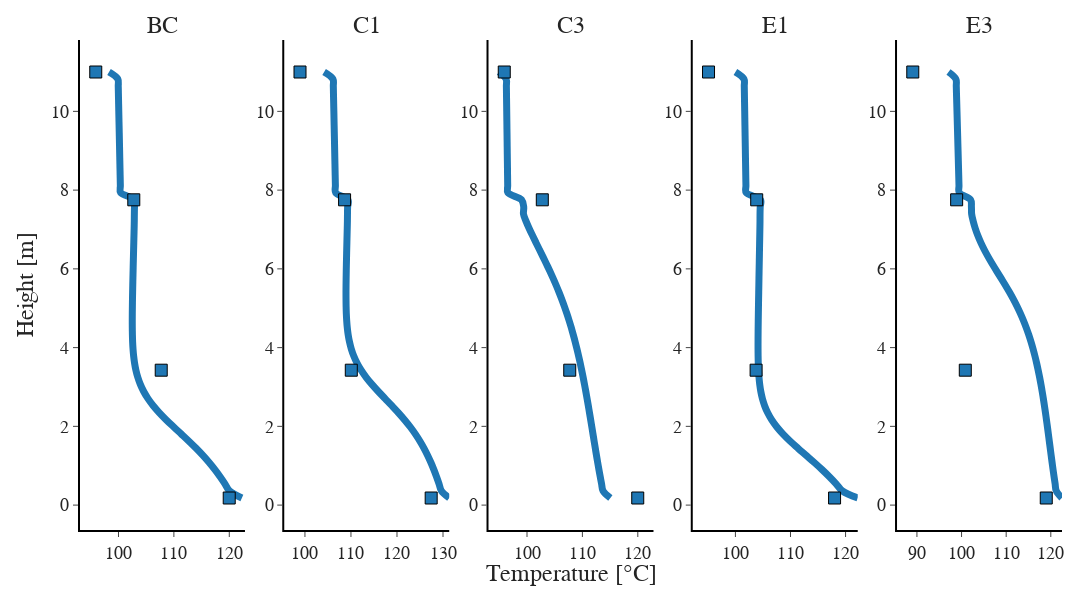

Notebook source saved alongside this figure:
### Code cell
import plotly
from plotly.subplots import make_subplots
import plotly.graph_objects as go

cols = plotly.colors.DEFAULT_PLOTLY_COLORS

def make_sub(height, aspen, case, row, col):
    fig.add_trace(
    go.Scatter(y=height, x=aspen, line_shape='spline', 
               line=dict(width=7, color=cols[0])),
    row=row, col=col
    )

    fig.add_trace(
        go.Scatter(y=height[indices], x=case, mode='markers', 
                   marker=dict(size=12, 
                               symbol='square', 
                               color=cols[0], 
                               line=dict(color='Black', width=1)
                               )
                   ),
        row=row, col=col
    )

fig = make_subplots(rows=1, cols=5,
                    x_title='Temperature [°C]',
                    y_title='Height [m]',
                    subplot_titles=('BC',  'C1', 'C3', 'E1', 'E3'),
                    )

make_sub(height, aspen1, case1, 1, 1)
make_sub(height, aspen2, case2, 1, 2)
make_sub(height, aspen3, case3, 1, 3)
make_sub(height, aspen4, case4, 1, 4)
make_sub(height, aspen5, case5, 1, 5)

for i in range(1, 6):
    for j in range(1, 6):
        x_axis_name = f'xaxis{i}' if i == 1 else f'xaxis{i*j}'
        y_axis_name = f'yaxis{i}' if i == 1 else f'yaxis{i*j}'
        fig.update_layout(
            **{x_axis_name: dict(
                linewidth=2,  # Set the width of the axis line
                linecolor="Black",  # Set the color of the axis line
            )},
            **{y_axis_name: dict(
                linewidth=2,  # Set the width of the axis line
                linecolor="Black",  # Set the color of the axis line
            )}
        )

fig.update_annotations(font_size=24)
fig.update_layout(height=600, width=1200, 
                  showlegend=False, template="simple_white",
                  font=dict(family="Helvetica", size=18),
                  margin=dict(b=70, t=40, r=30))

fig.show()
fig.write_image("../figs/TempHeight.pdf", width=1200, height=600, scale=2)

### Figure 1 — Plotly figure (JSON) as saved in the notebook; plotly's stock layout.template omitted (floating-point values rounded to 4 significant figures)
{"data": [{"line": {"color": "rgb(31, 119, 180)", "shape": "spline", "width": 7}, "type": "scatter", "x": [98.29, 99.89, 99.95, 99.98, 100.0, 100.0, 100.1, 100.1, 100.1, 100.1, 100.2, 100.2, 100.2, 100.3, 100.3, 100.3, 100.3, 100.4, 103.0, 102.9, 102.9, 102.8, 102.8, 102.8, 102.8, 102.7, 102.7, 102.7, 102.6, 102.6, 102.6, 102.5, 102.5, 102.5, 102.5, 102.5, 102.5, 102.5, 102.6, 102.6, 102.7, 102.9, 103.1, 103.5, 103.9, 104.6, 105.3, 106.3, 107.4, 108.6, 110.0, 111.4, 112.7, 114.0, 115.2, 116.4, 117.4, 118.3, 119.2, 120.0, 122.3], "xaxis": "x", "y": [11, 10.82, 10.64, 10.46, 10.28, 10.1, 9.918, 9.738, 9.557, 9.377, 9.197, 9.016, 8.836, 8.656, 8.475, 8.295, 8.115, 7.934, 7.754, 7.574, 7.393, 7.213, 7.033, 6.852, 6.672, 6.492, 6.311, 6.131, 5.951, 5.77, 5.59, 5.41, 5.23, 5.049, 4.869, 4.689, 4.508, 4.328, 4.148, 3.967, 3.787, 3.607, 3.426, 3.246, 3.066, 2.885, 2.705, 2.525, 2.344, 2.164, 1.984, 1.803, 1.623, 1.443, 1.262, 1.082, 0.9016, 0.7213, 0.541, 0.3607, 0.1803], "yaxis": "y"}, {"marker": {"color": "rgb(31, 119, 180)", "line": {"color": "Black", "width": 1}, "size": 12, "symbol": "square"}, "mode": "markers", "type": "scatter", "x": [95.89, 102.8, 107.7, 120.0], "xaxis": "x", "y": [11, 7.754, 3.426, 0.1803], "yaxis": "y"}, {"line": {"color": "rgb(31, 119, 180)", "shape": "spline", "width": 7}, "type": "scatter", "x": [104.2, 106.1, 106.2, 106.2, 106.2, 106.3, 106.3, 106.3, 106.4, 106.4, 106.4, 106.5, 106.5, 106.5, 106.6, 106.6, 106.6, 106.7, 109.4, 109.3, 109.2, 109.2, 109.2, 109.2, 109.1, 109.1, 109.0, 109.0, 109.0, 109.0, 108.9, 108.9, 108.9, 108.9, 109.0, 109.1, 109.2, 109.4, 109.7, 110.1, 110.6, 111.3, 112.2, 113.3, 114.6, 115.9, 117.4, 118.9, 120.3, 121.7, 122.9, 124.0, 125.0, 125.9, 126.7, 127.4, 128.0, 128.6, 129.1, 129.7, 131.4], "xaxis": "x2", "y": [11, 10.82, 10.64, 10.46, 10.28, 10.1, 9.918, 9.738, 9.557, 9.377, 9.197, 9.016, 8.836, 8.656, 8.475, 8.295, 8.115, 7.934, 7.754, 7.574, 7.393, 7.213, 7.033, 6.852, 6.672, 6.492, 6.311, 6.131, 5.951, 5.77, 5.59, 5.41, 5.23, 5.049, 4.869, 4.689, 4.508, 4.328, 4.148, 3.967, 3.787, 3.607, 3.426, 3.246, 3.066, 2.885, 2.705, 2.525, 2.344, 2.164, 1.984, 1.803, 1.623, 1.443, 1.262, 1.082, 0.9016, 0.7213, 0.541, 0.3607, 0.1803], "yaxis": "y2"}, {"marker": {"color": "rgb(31, 119, 180)", "line": {"color": "Black", "width": 1}, "size": 12, "symbol": "square"}, "mode": "markers", "type": "scatter", "x": [98.93, 108.6, 110.1, 127.4], "xaxis": "x2", "y": [11, 7.754, 3.426, 0.1803], "yaxis": "y2"}, {"line": {"color": "rgb(31, 119, 180)", "shape": "spline", "width": 7}, "type": "scatter", "x": [94.93, 96.23, 96.28, 96.3, 96.31, 96.33, 96.35, 96.36, 96.38, 96.4, 96.41, 96.43, 96.45, 96.46, 96.48, 96.5, 96.52, 96.55, 99.01, 99.41, 99.36, 99.81, 100.4, 101.0, 101.6, 102.2, 102.9, 103.5, 104.1, 104.7, 105.2, 105.8, 106.3, 106.7, 107.2, 107.6, 108.0, 108.3, 108.7, 109.0, 109.3, 109.6, 109.9, 110.1, 110.4, 110.6, 110.8, 111.1, 111.3, 111.5, 111.7, 111.9, 112.1, 112.3, 112.5, 112.8, 113.0, 113.2, 113.5, 113.7, 115.0], "xaxis": "x3", "y": [11, 10.82, 10.64, 10.46, 10.28, 10.1, 9.918, 9.738, 9.557, 9.377, 9.197, 9.016, 8.836, 8.656, 8.475, 8.295, 8.115, 7.934, 7.754, 7.574, 7.393, 7.213, 7.033, 6.852, 6.672, 6.492, 6.311, 6.131, 5.951, 5.77, 5.59, 5.41, 5.23, 5.049, 4.869, 4.689, 4.508, 4.328, 4.148, 3.967, 3.787, 3.607, 3.426, 3.246, 3.066, 2.885, 2.705, 2.525, 2.344, 2.164, 1.984, 1.803, 1.623, 1.443, 1.262, 1.082, 0.9016, 0.7213, 0.541, 0.3607, 0.1803], "yaxis": "y3"}, {"marker": {"color": "rgb(31, 119, 180)", "line": {"color": "Black", "width": 1}, "size": 12, "symbol": "square"}, "mode": "markers", "type": "scatter", "x": [95.89, 102.8, 107.7, 120.0], "xaxis": "x3", "y": [11, 7.754, 3.426, 0.1803], "yaxis": "y3"}, {"line": {"color": "rgb(31, 119, 180)", "shape": "spline", "width": 7}, "type": "scatter", "x": [100.0, 101.5, 101.6, 101.6, 101.7, 101.7, 101.7, 101.7, 101.7, 101.8, 101.8, 101.8, 101.8, 101.8, 101.9, 101.9, 101.9, 102.0, 104.6, 104.5, 104.5, 104.5, 104.4, 104.4, 104.4, 104.4, 104.3, 104.3, 104.3, 104.3, 104.3, 104.2, 104.2, 104.2, 104.2, 104.1, 104.1, 104.1, 104.1, 104.1, 104.1, 104.1, 104.2, 104.3, 104.4, 104.6, 104.9, 105.3, 105.9, 106.6, 107.5, 108.7, 110.0, 111.4, 112.8, 114.3, 115.7, 117.1, 118.3, 119.4, 122.2], "xaxis": "x4", "y": [11, 10.82, 10.64, 10.46, 10.28, 10.1, 9.918, 9.738, 9.557, 9.377, 9.197, 9.016, 8.836, 8.656, 8.475, 8.295, 8.115, 7.934, 7.754, 7.574, 7.393, 7.213, 7.033, 6.852, 6.672, 6.492, 6.311, 6.131, 5.951, 5.77, 5.59, 5.41, 5.23, 5.049, 4.869, 4.689, 4.508, 4.328, 4.148, 3.967, 3.787, 3.607, 3.426, 3.246, 3.066, 2.885, 2.705, 2.525, 2.344, 2.164, 1.984, 1.803, 1.623, 1.443, 1.262, 1.082, 0.9016, 0.7213, 0.541, 0.3607, 0.1803], "yaxis": "y4"}, {"marker": {"color": "rgb(31, 119, 180)", "line": {"color": "Black", "width": 1}, "size": 12, "symbol": "square"}, "mode": "markers", "type": "scatter", "x": [95.12, 103.9, 103.8, 118.0], "xaxis": "x4", "y": [11, 7.754, 3.426, 0.1803], "yaxis": "y4"}, {"line": {"color": "rgb(31, 119, 180)", "shape": "spline", "width": 7}, "type": "scatter", "x": [97.08, 98.73, 98.82, 98.86, 98.91, 98.95, 99.0, 99.04, 99.08, 99.13, 99.17, 99.21, 99.26, 99.3, 99.34, 99.38, 99.43, 99.49, 102.0, 102.2, 102.3, 102.6, 103.1, 103.6, 104.3, 105.1, 105.9, 106.9, 107.8, 108.8, 109.8, 110.7, 111.6, 112.4, 113.2, 113.9, 114.5, 115.1, 115.6, 116.0, 116.4, 116.8, 117.2, 117.5, 117.8, 118.1, 118.3, 118.6, 118.8, 119.0, 119.2, 119.5, 119.7, 119.9, 120.1, 120.3, 120.5, 120.7, 121.0, 121.2, 122.5], "xaxis": "x5", "y": [11, 10.82, 10.64, 10.46, 10.28, 10.1, 9.918, 9.738, 9.557, 9.377, 9.197, 9.016, 8.836, 8.656, 8.475, 8.295, 8.115, 7.934, 7.754, 7.574, 7.393, 7.213, 7.033, 6.852, 6.672, 6.492, 6.311, 6.131, 5.951, 5.77, 5.59, 5.41, 5.23, 5.049, 4.869, 4.689, 4.508, 4.328, 4.148, 3.967, 3.787, 3.607, 3.426, 3.246, 3.066, 2.885, 2.705, 2.525, 2.344, 2.164, 1.984, 1.803, 1.623, 1.443, 1.262, 1.082, 0.9016, 0.7213, 0.541, 0.3607, 0.1803], "yaxis": "y5"}, {"marker": {"color": "rgb(31, 119, 180)", "line": {"color": "Black", "width": 1}, "size": 12, "symbol": "square"}, "mode": "markers", "type": "scatter", "x": [89.07, 98.9, 100.8, 119.0], "xaxis": "x5", "y": [11, 7.754, 3.426, 0.1803], "yaxis": "y5"}], "layout": {"annotations": [{"font": {"size": 24}, "showarrow": false, "text": "BC", "x": 0.084, "xanchor": "center", "xref": "paper", "y": 1, "yanchor": "bottom", "yref": "paper"}, {"font": {"size": 24}, "showarrow": false, "text": "C1", "x": 0.292, "xanchor": "center", "xref": "paper", "y": 1, "yanchor": "bottom", "yref": "paper"}, {"font": {"size": 24}, "showarrow": false, "text": "C3", "x": 0.5, "xanchor": "center", "xref": "paper", "y": 1, "yanchor": "bottom", "yref": "paper"}, {"font": {"size": 24}, "showarrow": false, "text": "E1", "x": 0.708, "xanchor": "center", "xref": "paper", "y": 1, "yanchor": "bottom", "yref": "paper"}, {"font": {"size": 24}, "showarrow": false, "text": "E3", "x": 0.916, "xanchor": "center", "xref": "paper", "y": 1, "yanchor": "bottom", "yref": "paper"}, {"font": {"size": 24}, "showarrow": false, "text": "Temperature [°C]", "x": 0.5, "xanchor": "center", "xref": "paper", "y": 0, "yanchor": "top", "yref": "paper", "yshift": -30}, {"font": {"size": 24}, "showarrow": false, "text": "Height [m]", "textangle": -90, "x": 0, "xanchor": "right", "xref": "paper", "xshift": -40, "y": 0.5, "yanchor": "middle", "yref": "paper"}], "font": {"family": "Helvetica", "size": 18}, "height": 600, "margin": {"b": 70, "r": 30, "t": 40}, "showlegend": false, "width": 1200, "xaxis": {"anchor": "y", "domain": [0, 0.168], "linecolor": "Black", "linewidth": 2}, "xaxis10": {"linecolor": "Black", "linewidth": 2}, "xaxis12": {"linecolor": "Black", "linewidth": 2}, "xaxis15": {"linecolor": "Black", "linewidth": 2}, "xaxis16": {"linecolor": "Black", "linewidth": 2}, "xaxis2": {"anchor": "y2", "domain": [0.208, 0.376], "linecolor": "Black", "linewidth": 2}, "xaxis20": {"linecolor": "Black", "linewidth": 2}, "xaxis25": {"linecolor": "Black", "linewidth": 2}, "xaxis3": {"anchor": "y3", "domain": [0.416, 0.584], "linecolor": "Black", "linewidth": 2}, "xaxis4": {"anchor": "y4", "domain": [0.624, 0.792], "linecolor": "Black", "linewidth": 2}, "xaxis5": {"anchor": "y5", "domain": [0.832, 1], "linecolor": "Black", "linewidth": 2}, "xaxis6": {"linecolor": "Black", "linewidth": 2}, "xaxis8": {"linecolor": "Black", "linewidth": 2}, "xaxis9": {"linecolor": "Black", "linewidth": 2}, "yaxis": {"anchor": "x", "domain": [0, 1], "linecolor": "Black", "linewidth": 2}, "yaxis10": {"linecolor": "Black", "linewidth": 2}, "yaxis12": {"linecolor": "Black", "linewidth": 2}, "yaxis15": {"linecolor": "Black", "linewidth": 2}, "yaxis16": {"linecolor": "Black", "linewidth": 2}, "yaxis2": {"anchor": "x2", "domain": [0, 1], "linecolor": "Black", "linewidth": 2}, "yaxis20": {"linecolor": "Black", "linewidth": 2}, "yaxis25": {"linecolor": "Black", "linewidth": 2}, "yaxis3": {"anchor": "x3", "domain": [0, 1], "linecolor": "Black", "linewidth": 2}, "yaxis4": {"anchor": "x4", "domain": [0, 1], "linecolor": "Black", "linewidth": 2}, "yaxis5": {"anchor": "x5", "domain": [0, 1], "linecolor": "Black", "linewidth": 2}, "yaxis6": {"linecolor": "Black", "linewidth": 2}, "yaxis8": {"linecolor": "Black", "linewidth": 2}, "yaxis9": {"linecolor": "Black", "linewidth": 2}}}
